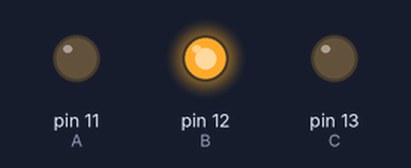
Recording of a sketch running on a simulated Arduino Uno, built with avr-gcc and run on an emulated ATmega328P. On the bench: output pins drawn as LEDs (lit = HIGH).

Above: at 0.5 s.
At 1.5 s:
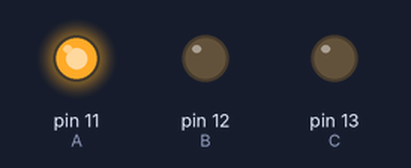
At 2.5 s:
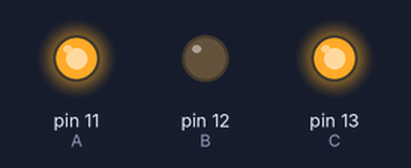
At 4.5 s:
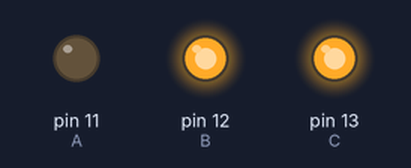
At 5.5 s:
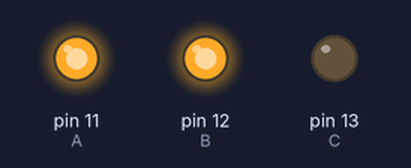
Timing chart, 0 to 7.8 s (numbered marks = the images above):
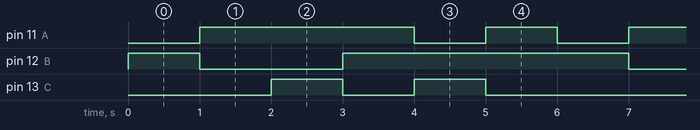

The sketch:

Switch_case.ino
```cpp
#define A 11
#define B 12
#define C 13

void setup() {}

void loop() {
  for (int i=0; i < 6; i++){
  lightLed (i);
  delay (1000);
  }
}

void lightLed (int led){
  switch (led){
    case 0:
      pinMode (A, OUTPUT);
      pinMode (B, OUTPUT);
      pinMode (C, INPUT);
      digitalWrite (A, LOW);
      digitalWrite (B, HIGH);
      digitalWrite (C, LOW);
      break;
    case 1:
      pinMode (A, OUTPUT);
      pinMode (B, OUTPUT);
      pinMode (C, INPUT);
      digitalWrite (A, HIGH);
      digitalWrite (B, LOW);
      digitalWrite (C, LOW);
      break;
    case 2:
      pinMode (A, INPUT);
      pinMode (B, OUTPUT);
      pinMode (C, OUTPUT);
      digitalWrite (A, LOW);
      digitalWrite (B, LOW);
      digitalWrite (C, HIGH);
      break;
    case 3:
      pinMode (A, INPUT);
      pinMode (B, OUTPUT);
      pinMode (C, OUTPUT);
      digitalWrite (A, LOW);
      digitalWrite (B, HIGH);
      digitalWrite (C, LOW);
      break;
    case 4:
      pinMode (A, OUTPUT);
      pinMode (B, INPUT);
      pinMode (C, OUTPUT);
      digitalWrite (A, LOW);
      digitalWrite (B, LOW);
      digitalWrite (C, HIGH);
      break;
    case 5:
      pinMode (A, OUTPUT);
      pinMode (B, INPUT);
      pinMode (C, OUTPUT);
      digitalWrite (A, HIGH);
      digitalWrite (B, LOW);
      digitalWrite (C, LOW);
      break;
    default:
      pinMode (A, OUTPUT);
      pinMode (B, OUTPUT);
      pinMode (C, OUTPUT);
      digitalWrite (A, LOW);
      digitalWrite (B, LOW);
      digitalWrite (C, LOW);
      break;
  }
}
```

Measured:
- by itself, pin 11 (A): repeats every 6.0 s: LOW 1.0 s, HIGH 1.0 s, LOW 1.0 s, HIGH 3.0 s
- by itself, pin 12 (B): repeats every 6.0 s: LOW 2.0 s, HIGH 4.0 s
- by itself, pin 13 (C): repeats every 6.0 s: LOW 1.0 s, HIGH 1.0 s, LOW 3.0 s, HIGH 1.0 s
